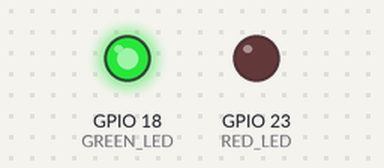
Recording of a program running on a simulated Raspberry Pi (BCM pin numbers). Parts: output pins drawn as LEDs (lit = HIGH). At 10.0 s the program stops and its outputs stay as they are.

Above: at 0.1 s.
At 10.1 s:
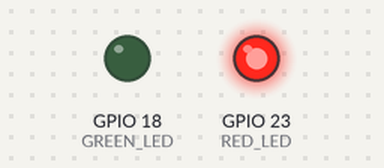
Timing chart, 0 to 11.5 s (numbered marks = the images above):
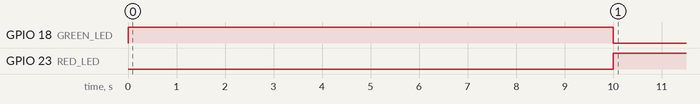

The program:

ledonoff.py
```python
import RPi.GPIO as GPIO, time

GPIO.setmode(GPIO.BCM)
GREEN_LED = 18
RED_LED = 23

GPIO.setup(GREEN_LED, GPIO.OUT)
GPIO.setup(RED_LED, GPIO.OUT)
i= 0

while i<10:
	GPIO.output(RED_LED, False)
	GPIO.output(GREEN_LED, True)
	time.sleep(1)
	GPIO.output(GREEN_LED, False)
	GPIO.output(RED_LED, True)
	i=i+1
```

Measured:
- by itself, GPIO 18 (GREEN_LED): LOW → HIGH at 0.00 s, → LOW 10.0 s later
- by itself, GPIO 23 (RED_LED): LOW → HIGH at 10.0 s
